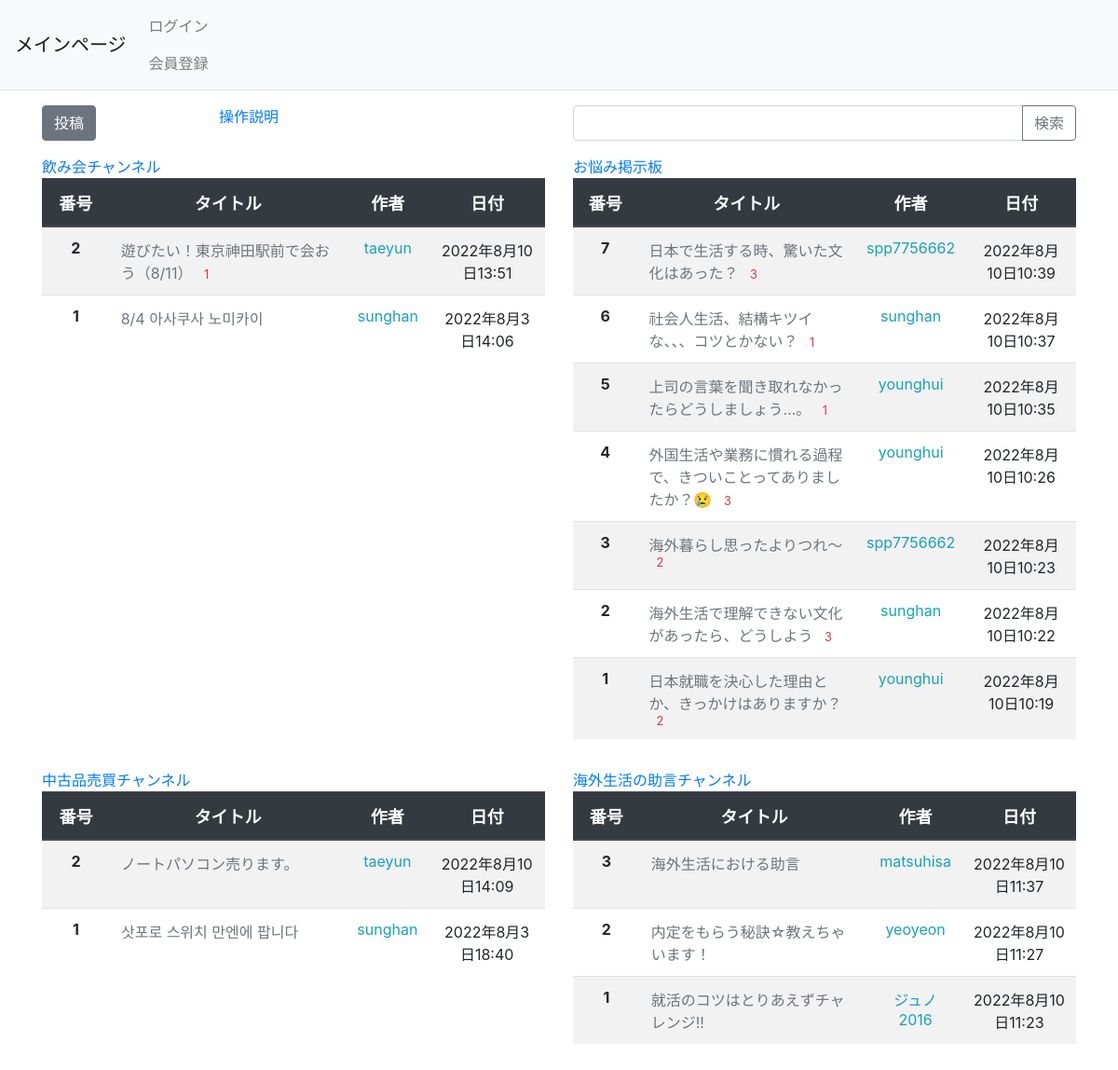
Screenshot of /pybo/ with the database file from the repository.
### pybo/models.py (models this page shows, shortened)
class Question(models.Model):
    author = models.ForeignKey(User, on_delete=models.CASCADE, related_name='author_question')
    subject = models.CharField(max_length=200)
    content = models.TextField()
    modify_date = models.DateTimeField(null=True, blank=True)
    create_date = models.DateTimeField()
    voter = models.ManyToManyField(User, related_name='voter_question')
    tag = models.CharField(max_length=20, null=True, blank=True)

### pybo/views/base_views.py (the view)
# urls.py: path('', base_views.tag_page, name='index'),
def tag_page(request):
    question_list = Question.objects.order_by('-create_date')
    nomi_question_list = question_list.filter(
        Q(tag__icontains="노미카이")  # 태그 검색
    ).distinct()[:10]
    worry_question_list = question_list.filter(
        Q(tag__icontains="고민 게시판")
    ).distinct()[:10]
    deal_question_list = question_list.filter(
        Q(tag__icontains="중고거래")
    ).distinct()[:10]
    advice_question_list = question_list.filter(
        Q(tag__icontains="일본생활 조언")
    ).distinct()[:10]
    context = {
        "nomi_question_list": nomi_question_list,
        "worry_question_list": worry_question_list,
        "deal_question_list": deal_question_list,
        "advice_question_list": advice_question_list
       }
    return render(request, 'pybo/test.html', context)

### pybo/templatetags/pybo_filter.py (called while the page is built)
@register.filter
def sub(value, arg):
    return value - arg

### templates/pybo/test.html (shortened to what this page needs)
{% extends 'base.html' %}
{% load static %}
{% load pybo_filter %}
{% block content %}
<div class="container my-3">
    <div class="row my-3">
        <div class="col-2">
            <a href="{% url 'pybo:question_create' %}" class="btn btn-secondary">投稿</a>
        </div>
        <div class="col-4">
            <a href="javascript:void(0);" onclick="show_alert()" style="border-bottom: 1px">操作説明</a>
        </div>
        <div class="col-6">
            <div class="input-group">
                <input type="text" id="search_kw" class="form-control" value="{{ kw|default_if_none:'' }}">
                <div class="input-group-append">
                    <button class="btn btn-outline-secondary" type="button" id="btn_search">検索</button>
                </div>
            </div>
        </div>
    </div>
    <div class="row my-3">
        <div class="col-6">
            <table class="table table-hover table-striped">
            <a href="{% url 'pybo:nomi' %}">飲み会チャンネル</a>
                <thead>
                <tr class="text-center thead-dark">
                    <th style="width:14%"><font size="4">番号</font></th>
                    <th style="width:50%"><font size="4">タイトル</font></th>
                    <th style="width:12%"><font size="4">作者</font></th>
                    <th style="width:25%"><font size="4">日付</font></th>
                </tr>
                </thead>
                <tbody>
                {% if nomi_question_list %}
                {% for question in nomi_question_list %}
                    <tr class="text-center">
                        <td><strong>
                        {{ nomi_question_list.count|sub:forloop.counter0 }}
                        </strong>
                    </td>
                    <td class="text-left">
                        <a href="{% url 'pybo:detail' question.id %}"><span class="text-muted">{{ question.subject }}</a>
                        {% if question.answer_set.count > 0 %}
                        <span class="text-danger small ml-2">{{ question.answer_set.count }}</span>
                        {% endif %}
                    </td>
                    <td class="..userName">
                        <a href="javascript:void(0);" onclick="name_search(this)"><span class="text-info">{{ question.author.username }}</span></a>
                    </td>
                    <td>{{ question.create_date }}</td>
                </tr>
                {% endfor %}
                {% else %}
                <tr>
                    <td colspan="3">空きページです。</td>
                </tr>
                {% endif %}
                </tbody>
            </table>
        </div>
        <div class="col-6">
            <a href="{% url 'pybo:worry' %}">お悩み掲示板</a>
            <table class="table table-hover table-striped">
                <thead>
                <tr class="text-center thead-dark">
                    <th style="width:14%"><font size="4">番号</font></th>
                    <th style="width:50%"><font size="4">タイトル</font></th>
                    <th style="width:12%"><font size="4">作者</font></th>
                    <th style="width:25%"><font size="4">日付</font></th>
                </tr>
                </thead>
                <tbody>
                {% if worry_question_list %}
                {% for question in worry_question_list %}
                <tr class="text-center">
                        <td><strong>
                        {{ worry_question_list.count|sub:forloop.counter0 }}
                        </strong>
                    </td>
                    <td class="text-left">
                        <a href="{% url 'pybo:detail' question.id %}"><span class="text-muted">{{ question.subject }}</a>
                        {% if question.answer_set.count > 0 %}
                        <span class="text-danger small ml-2">{{ question.answer_set.count }}</span>
                        {% endif %}
                    </td>
                    <td class="..userName">
                        <a href="javascript:void(0);" onclick="name_search(this)"><span class="text-info">{{ question.author.username }}</span></a>
                    </td>
                    <td>{{ question.create_date }}</td>
                </tr>
                {% endfor %}
                {% else %}
                <tr>
                    <td colspan="3">空きページです。</td>
                </tr>
                {% endif %}
                </tbody>
            </table>
        </div>
    </div>
    <div class="row my-3">
        <div class="col-6">
            <a href="{% url 'pybo:deal' %}">中古品売買チャンネル</a>
            <table class="table table-hover table-striped">
                <thead>
                <tr class="text-center thead-dark">
                    <th style="width:14%"><font size="4">番号</font></th>
                    <th style="width:50%"><font size="4">タイトル</font></th>
                    <th style="width:12%"><font size="4">作者</font></th>
                    <th style="width:25%"><font size="4">日付</font></th>
                </tr>
                </thead>
                <tbody>
                {% if deal_question_list %}
                {% for question in deal_question_list %}
                <tr class="text-center">
                        <td><strong>
                        {{ deal_question_list.count|sub:forloop.counter0 }}
                        </strong>
                    </td>
                    <td class="text-left">
                        <a href="{% url 'pybo:detail' question.id %}"><span class="text-muted">{{ question.subject }}</a>
                    </td>
                    <td class="..userName">
                        <a href="javascript:void(0);" onclick="name_search(this)"><span class="text-info">{{ question.author.username }}</span></a>
                    </td>
                    <td>{{ question.create_date }}</td>
                </tr>
                {% endfor %}
                {% else %}
                <tr>
                    <td colspan="3">空きページです。</td>
                </tr>
                {% endif %}
                </tbody>
            </table>
        </div>
        <div class="col-6">
            <a href="{% url 'pybo:advice' %}">海外生活の助言チャンネル</a>
            <table class="table table-hover table-striped">
                <thead>
                <tr class="text-center thead-dark">
                    <th style="width:14%"><font size="4">番号</font></th>
                    <th style="width:50%"><font size="4">タイトル</font></th>
                    <th style="width:12%"><font size="4">作者</font></th>
                    <th style="width:25%"><font size="4">日付</font></th>
                </tr>
                </thead>
                <tbody>
                {% if advice_question_list %}
                {% for question in advice_question_list %}
                <tr class="text-center">
                        <td><strong>
                        {{ advice_question_list.count|sub:forloop.counter0 }}
                        </strong>
                    </td>
                    <td class="text-left">
                        <a href="{% url 'pybo:detail' question.id %}"><span class="text-muted">{{ question.subject }}</a>
                    </td>
                    <td class="..userName">
                        <a href="javascript:void(0);" onclick="name_search(this)"><span class="text-info">{{ question.author.username }}</span></a>
                    </td>
                    <td>{{ question.create_date }}</td>
                </tr>
                {% endfor %}
                {% else %}
                <tr>
                    <td colspan="3">空きページです。</td>
                </tr>
                {% endif %}
                </tbody>
            </table>
        </div>
    </div>
</div>
{% endblock %}

### templates/base.html (shortened to what this page needs)
{% load static %}
<!doctype html>
<html lang="ko">
<head>
    <link rel="stylesheet" type="text/css" href="{% static 'bootstrap.min.css' %}">
    <link rel="stylesheet" type="text/css" href="{% static 'style.css' %}">
</head>
<body>
{% include "navbar.html" %}
{% block content %}
{% endblock %}
</body>
</html>

### templates/navbar.html (shortened to what this page needs)
<nav class="navbar navbar-expand-lg navbar-light bg-light border-bottom">
    <a class="navbar-brand" href="{% url 'pybo:index' %}">メインページ</a>
    <div class="collapse navbar-collapse flex-grow-0" id="navbarNav">
        <ul class="navbar-nav">
            <li class="nav-item ">
                {% if user.is_authenticated %}
                <a class="nav-link" href="{% url 'common:logout' %}">{{ user.username }} (ログアウト)</a>
                {% else %}
                <a class="nav-link" href="{% url 'common:login' %}">ログイン</a>
                <a class="nav-link" href="{% url 'common:signup' %}">会員登録</a>
                {% endif %}
            </li>
        </ul>
    </div>
</nav>

### rows the page displays
Question: count|sub "2", subject "遊びたい！東京神田駅前で会おう（8/11）", answer_set.count "1", author.username "taeyun", create_date "2022年8月10日13:51"
Question: count|sub "1", subject "8/4 아사쿠사 노미카이", author.username "sunghan", create_date "2022年8月3日14:06"
Question: count|sub "7", subject "日本で生活する時、驚いた文化はあった？", answer_set.count "3", author.username "spp7756662", create_date "2022年8月10日10:39"
Question: count|sub "6", subject "社会人生活、結構キツイな、、、コツとかない？", answer_set.count "1", author.username "sunghan", create_date "2022年8月10日10:37"
Question: count|sub "5", subject "上司の言葉を聞き取れなかったらどうしましょう…。", answer_set.count "1", author.username "younghui", create_date "2022年8月10日10:35"
Question: count|sub "4", subject "外国生活や業務に慣れる過程で、きついことってありましたか？😢", answer_set.count "3", author.username "younghui", create_date "2022年8月10日10:26"
Question: count|sub "3", subject "海外暮らし思ったよりつれ～", answer_set.count "2", author.username "spp7756662", create_date "2022年8月10日10:23"
Question: count|sub "2", subject "海外生活で理解できない文化があったら、どうしよう", answer_set.count "3", author.username "sunghan", create_date "2022年8月10日10:22"
Question: count|sub "1", subject "日本就職を決心した理由とか、きっかけはありますか？", answer_set.count "2", author.username "younghui", create_date "2022年8月10日10:19"
Question: count|sub "2", subject "ノートパソコン売ります。", author.username "taeyun", create_date "2022年8月10日14:09"
Question: count|sub "1", subject "삿포로 스위치 만엔에 팝니다", author.username "sunghan", create_date "2022年8月3日18:40"
Question: count|sub "3", subject "海外生活における助言", author.username "matsuhisa", create_date "2022年8月10日11:37"
Question: count|sub "2", subject "内定をもらう秘訣☆教えちゃいます！", author.username "yeoyeon", create_date "2022年8月10日11:27"
Question: count|sub "1", subject "就活のコツはとりあえずチャレンジ!!", author.username "ジュノ2016", create_date "2022年8月10日11:23"
